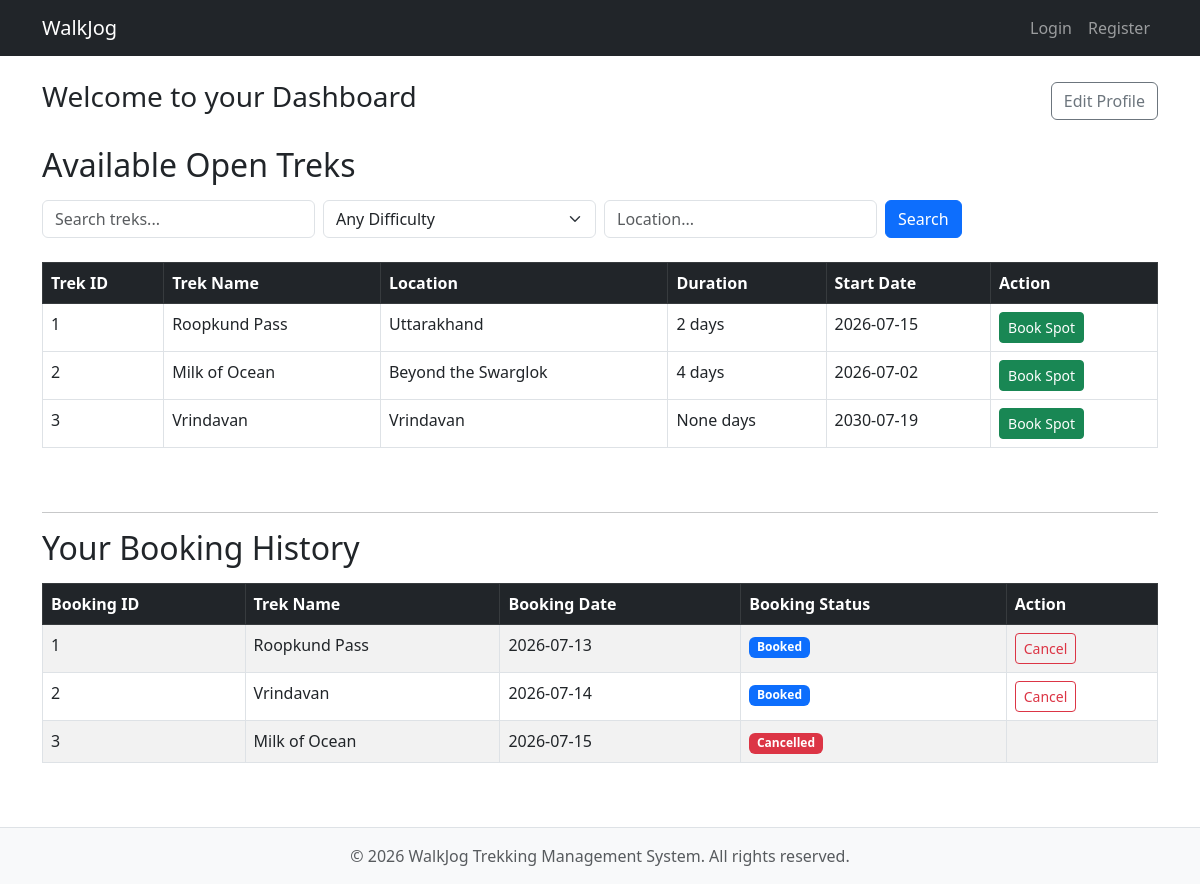
Screenshot of /user/dashboard/5 with the database file from the repository.
### models.py (models this page shows)
class Trek(db.Model):
    __tablename__ = 'treks'
    trek_id = db.Column(
        db.Integer,
        primary_key=True
    )
    trek_name = db.Column(
        db.String(100),
        nullable=False
    )
    location = db.Column(
        db.String(100),
        nullable=False
    )
    difficulty = db.Column(
        db.String(20),
        nullable=False
    )
    available_slots = db.Column(
        db.Integer,
        nullable=False
    )
    duration = db.Column(
        db.Integer,
        nullable=True
    )
    status = db.Column(
        db.String(20),
        default='Pending'
    )
    start_date = db.Column(
        db.Date
    )
    end_date = db.Column(
        db.Date
    )
    is_blacklisted = db.Column(
        db.Boolean,
        default=False
    )
    staff_id = db.Column(
        db.Integer,
        db.ForeignKey('staff_profile.staff_id'),
        nullable=True
    )

class Booking(db.Model):
    __tablename__ = 'booking'
    booking_id = db.Column(
        db.Integer,
        primary_key=True
    )
    user_id = db.Column(
        db.Integer,
        db.ForeignKey('users.id'),
        nullable=False
    )
    trek_id = db.Column(
        db.Integer,
        db.ForeignKey('treks.trek_id'),
        nullable=False
    )
    booking_date = db.Column(
        db.DateTime,
        default=datetime.now
    )
    status = db.Column(
        db.String(20),
        default='Booked'
    )

### app.py (the view)
@app.route("/user/dashboard/<user_id>")
def user_dashboard(user_id):
    query = Trek.query.filter(Trek.status.in_(['Approved', 'Open']))
    search_term = request.args.get('search')
    difficulty = request.args.get('difficulty')
    location = request.args.get('location')
    if search_term:
        query = query.filter(Trek.trek_name.ilike(f"%{search_term}%"))
    if difficulty:
        query = query.filter(Trek.difficulty == difficulty)
    if location:
        query = query.filter(Trek.location.ilike(f"%{location}%"))
    treks = query.all()
    bookings = db.session.query(
        Booking.booking_id,
        Trek.trek_name,
        Booking.booking_date,
        Booking.status
    ).join(Trek, Booking.trek_id == Trek.trek_id)\
     .filter(Booking.user_id == user_id).all()
    user = Users.query.filter_by(id= user_id).first()
    return render_template(
        "user_dashboard.html",
        treks=treks,
        bookings=bookings,
        user_id=user_id
    )

### templates/user_dashboard.html (shortened to what this page needs)
{% extends "base.html" %}
{% block content %}
<div class="d-flex justify-content-between align-items-center mb-4">
    <h1 class="h3">Welcome to your Dashboard</h1>
    <a href="{{ url_for('edit_user_profile', user_id=user_id) }}" class="btn btn-outline-secondary">Edit Profile</a>
</div>
<div class="mb-5">
    <h2 class="mb-3">Available Open Treks</h2>
    <form method="GET" action="/user/dashboard/{{ user_id }}" class="row g-2 mb-4 align-items-center">
        <div class="col-md-3">
            <input type="text" class="form-control" name="search" placeholder="Search treks..." value="{{ request.args.get('search', '') }}">
        </div>
        <div class="col-md-3">
            <select name="difficulty" class="form-select">
                <option value="">Any Difficulty</option>
            </select>
        </div>
        <div class="col-md-3">
            <input type="text" class="form-control" name="location" placeholder="Location..." value="{{ request.args.get('location', '') }}">
        </div>
        <div class="col-md-auto">
            <button type="submit" class="btn btn-primary">Search</button>
        </div>
    </form>
    <div class="table-responsive">
    <table class="table table-bordered table-hover">
        <thead class="table-dark">
        <tr>
            <th>Trek ID</th>
            <th>Trek Name</th>
            <th>Location</th>
            <th>Duration</th>
            <th>Start Date</th>
            <th>Action</th>
        </tr>
        </thead>
        <tbody>
        {% for trek in treks %}
        <tr>
            <td>{{ trek.trek_id }}</td>
            <td>{{ trek.trek_name }}</td>
            <td>{{ trek.location }}</td>
            <td>{{ trek.duration }} days</td>
            <td>{{ trek.start_date }}</td>
            <td>
                <form action="{{ url_for('book_trek', trek_id=trek.trek_id) }}" method="POST" class="d-inline">
                    <button type="submit" class="btn btn-sm btn-success" {% if trek.available_slots <=0 %}disabled{% endif %}>
                        {% if trek.available_slots > 0 %}Book Spot{% else %}Full{% endif %}
                    </button>
                </form>
            </td>
        </tr>
        {% endfor %}
        </tbody>
    </table>
    </div>
</div>
<hr>
<div class="mb-5">
    <h2 class="mb-3">Your Booking History</h2>
    <div class="table-responsive">
    <table class="table table-bordered table-striped">
        <thead class="table-dark">
        <tr>
            <th>Booking ID</th>
            <th>Trek Name</th>
            <th>Booking Date</th>
            <th>Booking Status</th>
            <th>Action</th>
        </tr>
        </thead>
        <tbody>
        {% for booking in bookings %}
        <tr>
            <td>{{ booking.booking_id }}</td>
            <td>{{ booking.trek_name }}</td>
            <td>{{ booking.booking_date.strftime('%Y-%m-%d') if booking.booking_date else '' }}</td>
            <td>
                <span class="badge {% if booking.status == 'Booked' %}bg-primary{% elif booking.status == 'Cancelled' %}bg-danger{% elif booking.status == 'Completed' %}bg-success{% else %}bg-secondary{% endif %}">
                    {{ booking.status }}
                </span>
            </td>
            <td>
                {% if booking.status == 'Booked' %}
                <form action="{{ url_for('cancel_booking', booking_id=booking.booking_id) }}" method="POST" class="d-inline" onsubmit="return confirm('Are you sure you want to cancel this booking?');">
                    <button type="submit" class="btn btn-sm btn-outline-danger">Cancel</button>
                </form>
                {% endif %}
            </td>
        </tr>
        {% endfor %}
        </tbody>
    </table>
    </div>
</div>
{% endblock %}

### rows the page displays
Trek: trek_id "1", trek_name "Roopkund Pass", location "Uttarakhand", duration "2", start_date "2026-07-15", available_slots "Book Spot"
Trek: trek_id "2", trek_name "Milk of Ocean", location "Beyond the Swarglok", duration "4", start_date "2026-07-02", available_slots "Book Spot"
Trek: trek_id "3", trek_name "Vrindavan", location "Vrindavan", duration "None", start_date "2030-07-19", available_slots "Book Spot"
Booking: booking_id "1", trek_name "Roopkund Pass", booking_date "2026-07-13", status "Booked"
Booking: booking_id "2", trek_name "Vrindavan", booking_date "2026-07-14", status "Booked"
Booking: booking_id "3", trek_name "Milk of Ocean", booking_date "2026-07-15", status "Cancelled"
